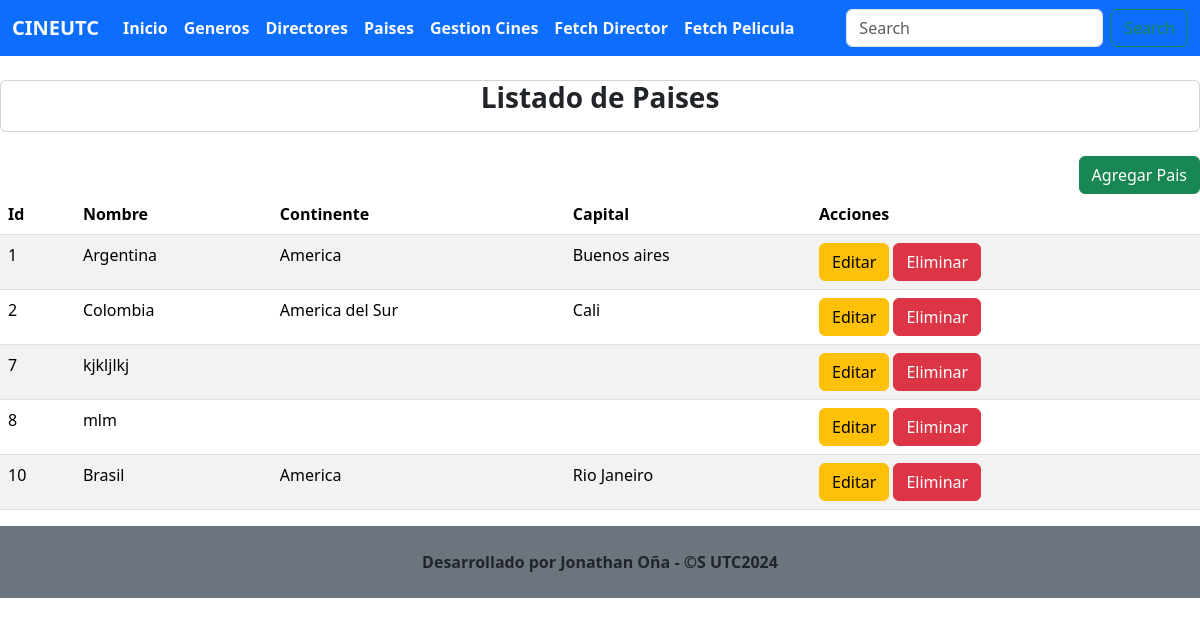
Screenshot of /listadoPaises/ with the database file from the repository.
### Aplicaciones/Cartelera/models.py (models this page shows, shortened)
class Pais(models.Model):
    id=models.AutoField(primary_key=True)
    nombre=models.CharField(max_length=50)
    continente=models.CharField(max_length=50)
    capital=models.CharField(max_length=50)

### Aplicaciones/Cartelera/views.py (the view)
# urls.py: path('listadoPaises/',views.listadoPaises, name='listadoPaises'),
def listadoPaises(request):
    paisesBdd=Pais.objects.all()
    return render(request,'listadoPaises.html', {'paises':paisesBdd})

### Aplicaciones/Cartelera/templates/listadoPaises.html (shortened to what this page needs)
{% extends "./plantilla.html" %}
{% block body %}
    <br>
    <div class="card">
        <div class="card-title text-center">
            <h3><b>Listado de Paises</b></h3>
        </div>
    </div>
    <br>
    <div class="text-end">
        <a href="{% url 'nuevoPais' %}" class="btn btn-success">Agregar Pais</a>
    </div>
    <table class="table table-borderd table-striped table-hover" id="tbl-paises">
        <thead>
            <tr>
                <th>Id</th>
                <th>Nombre</th>
                <th>Continente</th>
                <th>Capital</th>
                <th>Acciones</th>
            </tr>
        </thead>
        <tbody>
            {% for paisesTemporal in paises %}
            <tr>
                <td>{{paisesTemporal.id}}</td>
                <td>{{paisesTemporal.nombre}}</td>
                <td>{{paisesTemporal.continente}}</td>
                <td>{{paisesTemporal.capital}}</td>
                <td>
                    <a href="{% url 'editarPais' paisesTemporal.id %}"class="btn btn-warning">Editar</a>
                    <a href="{% url 'eliminarPais' paisesTemporal.id %}"
                    onclick="return confirm('Esta seguro?')" class="btn btn-danger">Eliminar</a>
                </td>
            </tr>
            {% endfor %}
        </tbody>
    </table>
{% endblock %}

### rows the page displays
Pais: id "1", nombre "Argentina", continente "America", capital "Buenos aires"
Pais: id "2", nombre "Colombia", continente "America del Sur", capital "Cali"
Pais: id "7", nombre "kjkljlkj"
Pais: id "8", nombre "mlm"
Pais: id "10", nombre "Brasil", continente "America", capital "Rio Janeiro"
